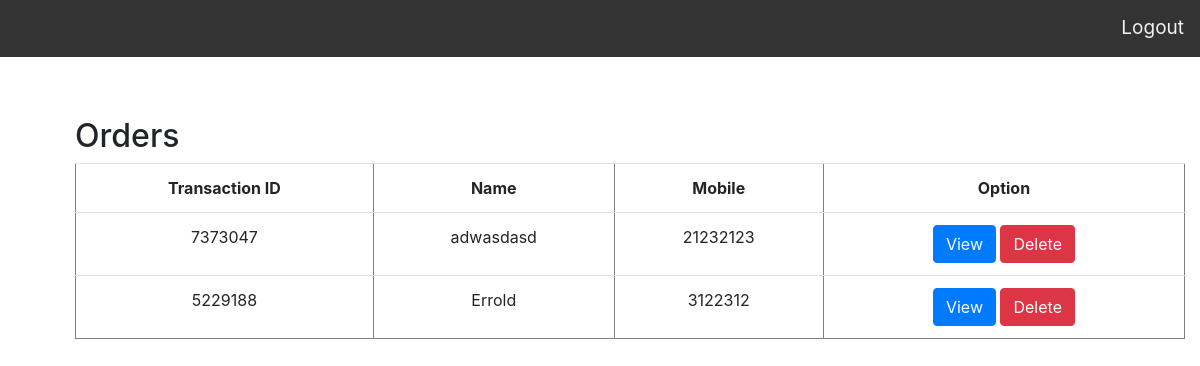
Page /dashboard.php on the committed database.
### tables this page shows
CREATE TABLE IF NOT EXISTS `tblcheckout` (
  `orderID` int(200) NOT NULL AUTO_INCREMENT,
  `transactionID` int(200) NOT NULL,
  `name` longtext NOT NULL,
  `mobilenumber` int(200) NOT NULL,
  PRIMARY KEY (`orderID`)
);

### dashboard.php (the view, shortened to what this page needs)
<?php
	require "mysql_connection.php";
?>
<!DOCTYPE html>
<html>
<head>
	<link rel="stylesheet" type="text/css" href="css/bootstrap.css">
	<link rel="stylesheet" type="text/css" href="css/style.css">
</head>
<body>
	<div class="topnav1">
	    <a href="index.php">Logout</a>
	</div>
	<div class="container" style="margin:5%;">
		<h2>Orders</h2>
		<table class="table" border="1">
			<th>Transaction ID</th>
			<th>Name</th>
			<th>Mobile</th>
			<th>Option</th>
			<?php
				$sql = "SELECT * FROM `tblcheckout` WHERE 1 ORDER BY `orderID` DESC;";
				$result = mysqli_query($con,$sql);
				while($row=mysqli_fetch_array($result)){
					echo '<tr>';
					echo '<td>'.$row['transactionID'].'</td>';
					echo '<td>'.$row['name'].'</td>';
					echo '<td>'.$row['mobilenumber'].'</td>';
					echo '<td>
								<button class="btn btn-primary btnView" value="'.$row['transactionID'].'">View</button>
								<button class="btn btn-danger btnDelete" value="'.$row['transactionID'].'">Delete</button>
							</td>';
					echo '</tr>';
				}
			?>
		</table>
	</div>
</body>
</html>

### css/style.css (style rules this page uses)
body { margin: 0; }
.topnav1 { overflow: hidden; background-color: #333; }
.topnav1 a { float: right; color: #f2f2f2; text-align: center; padding: 14px 16px; text-decoration: none; font-size: 19px; }

### dashboard.php (style rules this page uses)
th,td { text-align: center; }

### rows in the picture
tblcheckout: transactionID "7373047", name "adwasdasd", mobilenumber "21232123"
tblcheckout: transactionID "5229188", name "Errold", mobilenumber "3122312"
